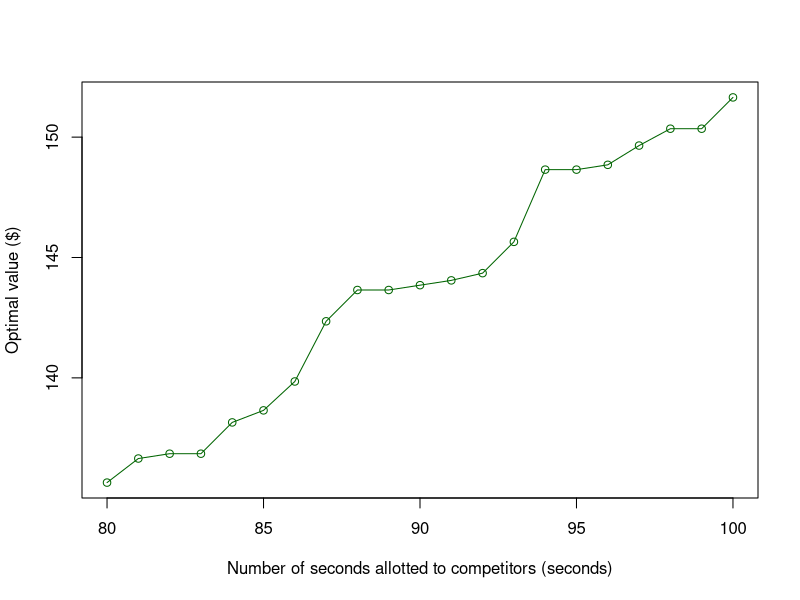
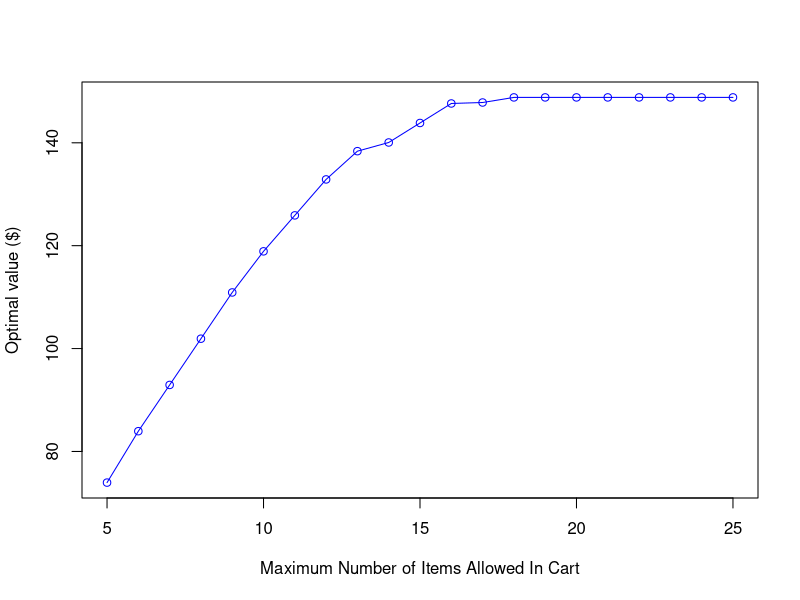
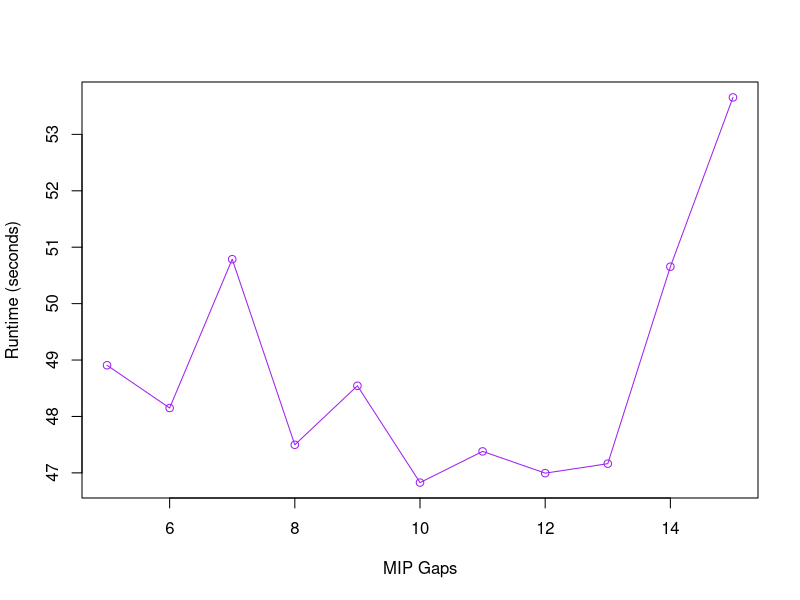

Recreate these plots in R, in order.
## ---- chunk 1
knitr::opts_chunk$set(echo = TRUE)
## ---- chunk 2
d_results = c(135.64999999999998, 136.64999999999998, 136.85, 136.85, 138.14999999999998, 138.64999999999998, 139.85, 142.35, 143.64999999999998, 143.64999999999998, 143.85, 144.04999999999998, 144.35, 145.64999999999998, 148.64999999999998, 148.64999999999998, 148.85, 149.64999999999998, 150.35, 150.35, 151.64999999999998)
times=c(80:100)
plot(times, d_results, col="dark green", xlab="Number of seconds allotted to competitors (seconds)", ylab="Optimal value ($)", type='o')
## ---- chunk 3
e_results=c(73.95, 83.94, 92.92999999999999, 101.91999999999999, 110.90999999999998, 118.89999999999998, 125.88999999999997, 132.87999999999997, 138.36999999999998, 140.05999999999997, 143.85, 147.64, 147.82999999999998, 148.82, 148.82, 148.82, 148.82, 148.82, 148.82, 148.82, 148.82)
capacities=c(5:25)
plot(capacities, e_results, col="blue", xlab="Maximum Number of Items Allowed In Cart", ylab="Optimal value ($)", type='o')
## ---- chunk 4
f_results=c(48.907296895980835, 48.149569034576416, 50.7875018119812, 47.497539043426514, 48.54376697540283, 46.827709913253784, 47.3807110786438, 46.99515891075134, 47.16296696662903, 50.65434694290161, 53.655133962631226)
mipgaps=c(5:15)
plot(mipgaps, f_results, col="purple", xlab="MIP Gaps", ylab="Runtime (seconds)", type='o')
